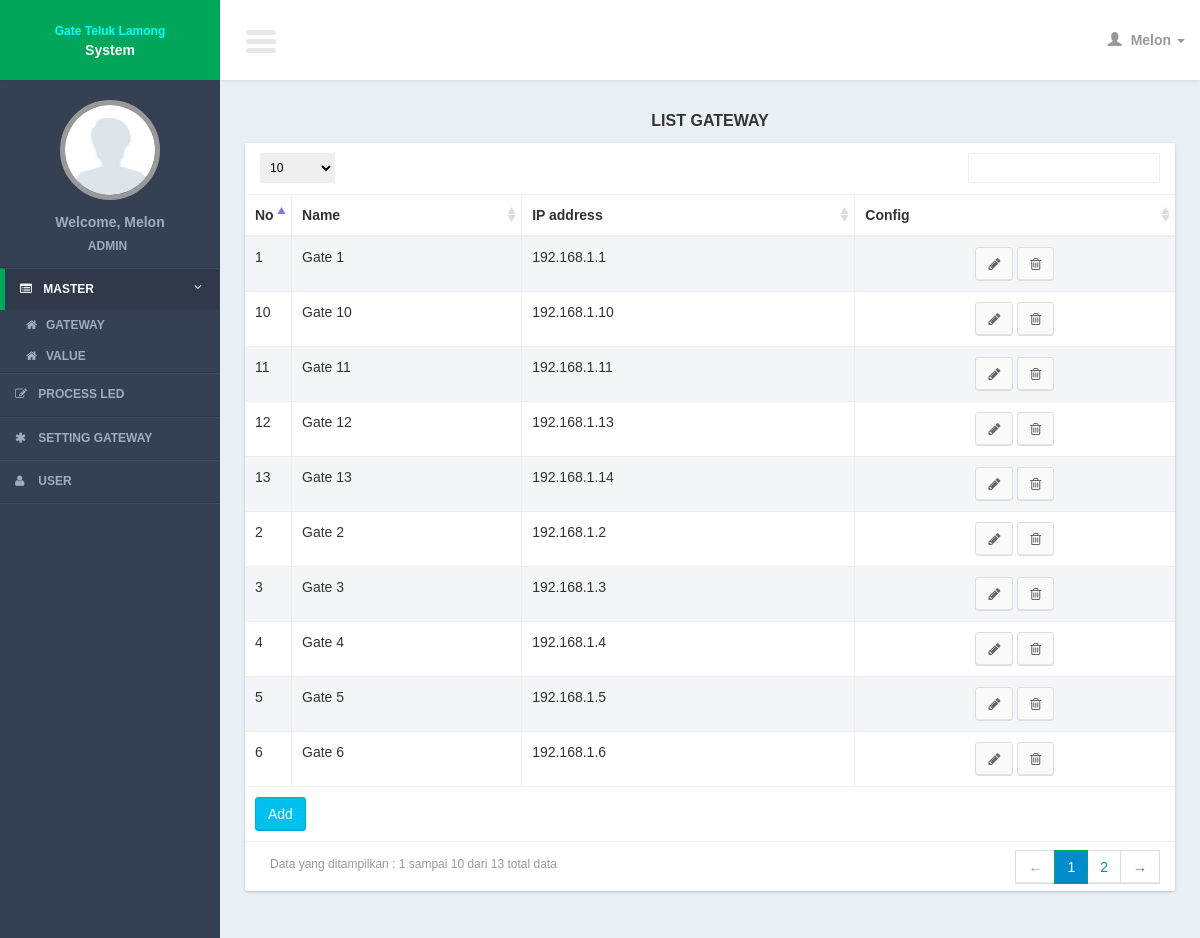
The app's page /controllers/master_table.php?page=list (signed in) with its own data.
### tables this page shows
CREATE TABLE IF NOT EXISTS `tables` (
`table_id` int(11) NOT NULL,
  `tt_id` int(11) NOT NULL,
  `table_name` varchar(100) NOT NULL,
  `table_ip` varchar(100) NOT NULL,
  `data_x` int(11) NOT NULL,
  `data_y` int(11) NOT NULL,
  `table_description` text NOT NULL,
  `table_status` int(11) NOT NULL
);

### lib/function.php (called while the page is built, shortened)
<?php
function get_header($title = ""){
	include '../views/layout/header.php';
}
function get_footer($query_find = 0){
	include '../views/layout/footer.php';
}
function get_user_data(){
	$query_user = mysql_query("select * from users where user_id = '".$_SESSION['user_id']."'");
	$row_user = mysql_fetch_object($query_user);
	$name = ucfirst($row_user->user_name);
	switch($row_user->user_type_id){
		case 1: $type = "Admin"; break;
	}
	$user_img = $row_user->user_img;
	return array($name, $type, $user_img);
}
	?>

### models/master_table_model.php (called while the page is built, shortened)
<?php
function select(){
	$query = mysql_query("select a.*
							from tables a
							order by table_id");
	return $query;
}
?>

### views/master_table/list.php (the view, shortened to what this page needs)
     <section class="content">
         <div class="row">
             <div class="col-xs-12">
                  <div class="title_page"> <?= $title ?></div>
                 <div class="box">
                     <div class="box-body2 table-responsive">
                         <table id="example1" class="table table-bordered table-striped">
                             <thead>
                                 <tr>
                                 <th width="5%">No</th>
                                     <th>Name</th>
                                     <th>IP address</th>
                                     <th>Config</th>
                                 </tr>
                             </thead>
                             <tbody>
                                 <?php
                                $no = 1;
  while($row = mysql_fetch_array($query)){
                                 ?>
                                 <tr>
                                 <td><?= $no?></td>
                                     <td><?= $row['table_name'] ?></td>
                                     <td><?= $row['table_ip'] ?></td>
                                   <td style="text-align:center;">
                                         <a href="master_table.php?page=form&id=<?= $row['table_id']?>" class="btn btn-default" ><i class="fa fa-pencil"></i></a>
                                         <a href="javascript:void(0)" onclick="confirm_delete(<?= $row['table_id']; ?>,'master_table.php?page=delete&id=')" class="btn btn-default" ><i class="fa fa-trash-o"></i></a>
                                     </td>
                                 </tr>
                                 <?php
$no++;
                                 }
                                 ?>
                             </tbody>
                               <tfoot>
                                 <tr>
                                     <td colspan="5"><a href="<?= $add_button ?>" class="btn btn-info " >Add</a></td>
                                 </tr>
                             </tfoot>
                         </table>
                     </div>
                 </div>
             </div>
         </div>
     </section>

### controllers/master_table.php (shortened to what this page needs)
<?php
include '../lib/function.php';
include '../models/master_table_model.php';
$page = (isset($_GET['page'])) ? $_GET['page'] : "list";
$title = ucfirst("List Gateway");
switch ($page) {
	case 'list':
		get_header($title);
		$query = select();
		$add_button = "master_table.php?page=form";
		include '../views/master_table/list.php';
		get_footer();
	break;
}
?>

### views/layout/header.php (shortened to what this page needs)
<!DOCTYPE html>
<html>
    <head>
        <link href="../css/bootstrap.min.css" rel="stylesheet" type="text/css" />
        <link href="../css/font-awesome.min.css" rel="stylesheet" type="text/css" />
        <link href="../css/ionicons.min.css" rAWel="stylesheet" type="text/css" />
        <link href="../css/datatables/dataTables.bootstrap.css" rel="stylesheet" type="text/css" />
        <link href="../css/AdminLTE.css" rel="stylesheet" type="text/css" />
        <link href="../css/popModal.css" type="text/css" rel="stylesheet" >
        <link href="../css/preview.css" type="text/css" rel="stylesheet" >
        <link href="../css/iCheck/all.css" rel="stylesheet" type="text/css" />
        <link href="../css/daterangepicker/daterangepicker-bs3.css" rel="stylesheet" type="text/css" />
        <link href="../css/timepicker/bootstrap-timepicker.min.css" rel="stylesheet"/>
       <link href="../css/datepicker/datepicker.css" rel="stylesheet">
        <link href="../css/colorpicker/bootstrap-colorpicker.min.css" rel="stylesheet"/>
       <link rel="stylesheet" type="text/css" href="../css/lookup/bootstrap-select.css">
	   <link rel="stylesheet" type="text/css" href="../css/button/component.css" />
       <link rel="stylesheet" type="text/css" href="../css/tooltip/tooltip-classic.css" />
    </head>
    <body class="skin-blue">
        <header class="header">
            <a href="../index.php" class="logo" >
             <table width="100%" border="0" cellspacing="0" cellpadding="0">
              <tr>
                  <td width="86%" align="center"><span style="font-size:12px; font-weight:bold; color:#0FF">Gate Teluk Lamong</span><br><span style="font-weight:bold;">System</span></td>
              </tr>
            </table>
            </a>
            <nav class="navbar navbar-static-top" role="navigation">
                <a href="#" class="navbar-btn sidebar-toggle" data-toggle="offcanvas" role="button">
                    <span class="icon-bar"></span>
                    <span class="icon-bar"></span>
                    <span class="icon-bar"></span>
                </a>
                <div class="navbar-right">
                    <ul class="nav navbar-nav">
                        <li class="dropdown user user-menu">
                            <a href="#" class="dropdown-toggle" data-toggle="dropdown">
                                <i class="glyphicon glyphicon-user"></i>
                                <span>
                                    <?php
                                        $user_data = get_user_data();
                                        echo $user_data[0];
                                    ?>
                                     <i class="caret"></i></span>
                            </a>
                        </li>
                    </ul>
                </div>
            </nav>
        </header>
        <div class="wrapper row-offcanvas row-offcanvas-left">
            <?php
                include("../views/layout/left_side.php");
            ?>
            <aside class="right-side">

### views/layout/left_side.php
<aside class="left-side sidebar-offcanvas">
               <section class="sidebar">
                   <div class="user-panel">
                       <div class="image" style="text-align:center; margin-bottom:10px; margin-top:10px;">
                       	<?php
                            $user_data = get_user_data();
						if($user_data[2]==""){
							$img = "../img/user/default.jpg";
						}else{
							$img = "../img/user/".$user_data[2];
						}
						?>
                           <img src="<?= $img ?>" class="img-circle" alt="User Image" />
                       </div>
                       <div class="info" style="text-align:center;">
                           <p style="color:#a0acbf; ">
                                       <?php
                                       echo "Welcome, ".$user_data[0];
                                       ?>
                               </p>
                           <a style="color:#a0acbf;  "><?= $user_data[1]?></a>
                       </div>
                   </div>
                   <?php
                   if($_SESSION['user_type_id'] == 1){
				?>
                <ul class="sidebar-menu">
                 <li class="treeview <?php if(isset($_SESSION['menu_active']) && $_SESSION['menu_active'] == 1){ echo "active"; }?>">
                           <a href="#">
                               <i class="fa fa-list-alt"></i>
                               <span>Master</span>
                               <i class="fa fa-angle-left pull-right"></i>
                           </a>
                           <ul class="treeview-menu">
                               <li><a href="master_table.php?page=list"><i class="fa fa-home"></i>Gateway</a></li>
                               <li><a href="master_value.php?page=list"><i class="fa fa-home"></i>Value</a></li>
                           </ul>
                 </li>
                 <?php
				}
			  ?>
                  <li <?php if(isset($_SESSION['menu_active']) && $_SESSION['menu_active'] == 3){ echo "class='active'"; } ?>>
                           <a href="order.php">
                                <i class="fa fa-pencil-square-o"></i>
                               <span>Process LED</span>
                           </a>
                 </li>
                  <?php
                   if($_SESSION['user_type_id'] == 1){
				?>
                 <li <?php if(isset($_SESSION['menu_active']) && $_SESSION['menu_active'] == 4){ echo "class='active'"; } ?>>
                           <a href="table.php">
                                <i class="fa fa-asterisk"></i>
                               <span>Setting Gateway</span>
                           </a>
                 </li>
                 <li <?php if(isset($_SESSION['menu_active']) && $_SESSION['menu_active'] == 7){ echo "class='active'"; } ?>>
                           <a href="user.php">
                               <i class="fa fa-user"></i>
                               <span>User</span>
                           </a>
                 </li>
                <?php
				}
			 ?>
                   </ul>
               </section>
           </aside>

### views/layout/footer.php (shortened to what this page needs)
            </aside>
        </div>
    </body>
</html>

### css/tooltip/tooltip-classic.css (style rules this page uses)
html, body { margin:0; height:100%; font-family: arial; }

### records on screen
tables: table_name "Gate 1", table_ip "192.168.1.1"
tables: table_name "Gate 2", table_ip "192.168.1.2"
tables: table_name "Gate 3", table_ip "192.168.1.3"
tables: table_name "Gate 4", table_ip "192.168.1.4"
tables: table_name "Gate 5", table_ip "192.168.1.5"
tables: table_name "Gate 6", table_ip "192.168.1.6"
tables: table_name "Gate 10", table_ip "192.168.1.10"
tables: table_name "Gate 11", table_ip "192.168.1.11"
tables: table_name "Gate 12", table_ip "192.168.1.13"
tables: table_name "Gate 13", table_ip "192.168.1.14"

### other values on screen
$user_data[0] "Melon"
$user_data[1] "ADMIN"
$title "LIST GATEWAY"
